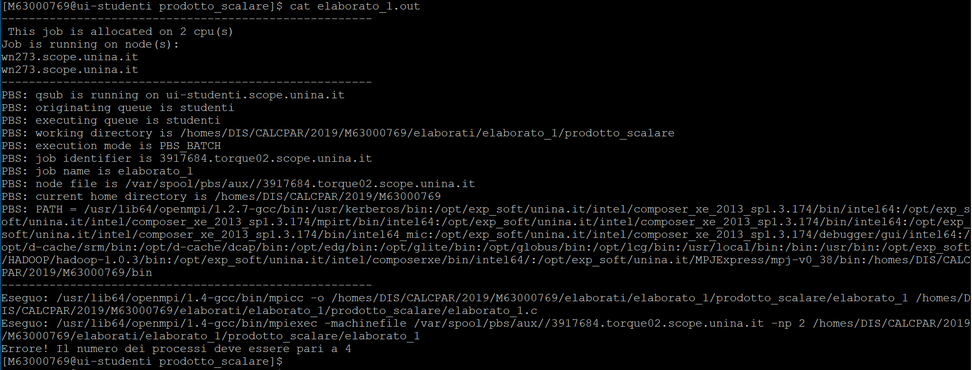
%> input picture elaborato_1/6 novembre - Copia/prodotto_scalare/errore_nprocs.PNG, 972 x 370 px, shrunk from 1838 x 700 before the run
$ octave errori.m   (GNU Octave 9; MATLAB toolbox functions it lacks are replaced by stand-ins)
%> lines starting %> are read from the running program, lines starting %| are printed output that depends on the picture
%% Esempi di errore

figure(1)
img_nprocs = imread('errore_nprocs.png');
%> img_nprocs is the input picture: size 370x972x3 uint8; mean R, G, B 10.6, 10.8, 10.7
image(img_nprocs)
title('Errore: numero di processori diverso da quello specificato (in questo caso 4)');

figure(2)
img_dim_neg = imread('errore_dim_nonPositiva.png');
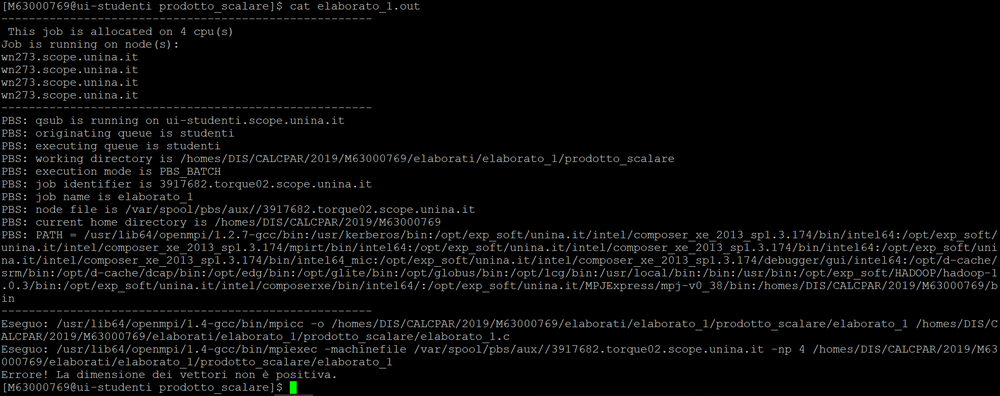
%> input picture elaborato_1/6 novembre - Copia/prodotto_scalare/errore_dim_nonPositiva.PNG, 1000 x 396 px, shrunk from 1891 x 748 before the run
%> img_dim_neg is the input picture: size 396x1000x3 uint8; mean R, G, B 9.5, 9.7, 9.6
image(img_dim_neg)
title('Errore: la dimensione dei vettori non è positiva');

figure(3)
img_dim_nprocs = imread('errore_dim_incoerente_con_nprocs.png');
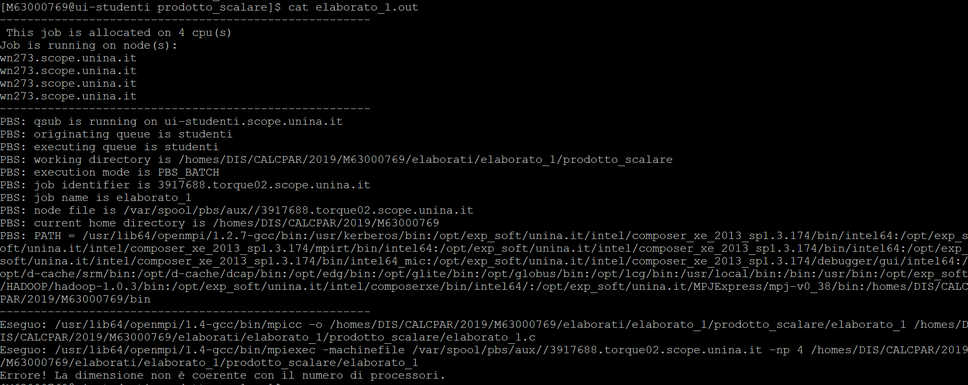
%> input picture elaborato_1/6 novembre - Copia/prodotto_scalare/errore_dim_incoerente_con_nprocs.PNG, 968 x 385 px, shrunk from 1831 x 728 before the run
%> img_dim_nprocs is the input picture: size 385x968x3 uint8; mean R, G, B 10, 10.1, 10
image(img_dim_nprocs)
title('Errore: la dimensione dei vettori è minore del numero di processori');

figure(4)
img_dim_diverse = imread('errore_dim_diverse.png');
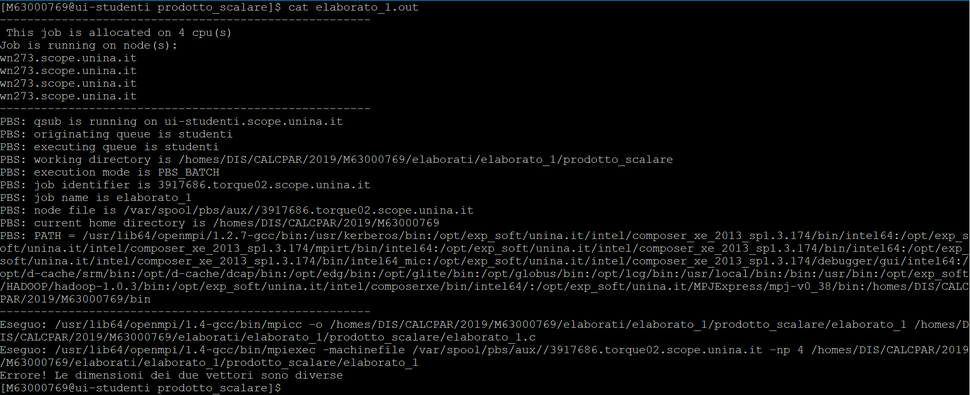
%> input picture elaborato_1/6 novembre - Copia/prodotto_scalare/errore_dim_diverse.PNG, 970 x 395 px, shrunk from 1834 x 747 before the run
%> img_dim_diverse is the input picture: size 395x970x3 uint8; mean R, G, B 10, 10.3, 10.3
image(img_dim_diverse)
title('Errore: le dimensione dei vettori sono diverse');
